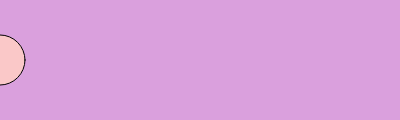
Frame 1 (no input)
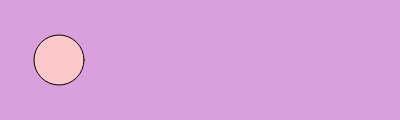
Frame 60 (no input)
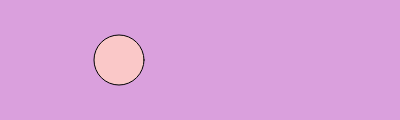
Frame 120 (the mouse pressed at the canvas centre since frame 60)

The p5.js sketch that drew these frames (run headless with seeded random() and noise() and a simulated clock; from frame 60 on, the mouse is pressed at the canvas centre):

// p5.js sketch
// ── sketch.js
let a_obj = {
  x: 0,
  y: 60,
  d: 50,
  r: 250,
  g: 200,
  b: 200
};

function setup() {
  createCanvas(400, 120);
  fill(250, 200, 200);
}

function draw() {
  background(218, 160, 221);
  
  fill(a_obj.r, a_obj.g, a_obj.b);
  ellipse(a_obj.x, a_obj.y, a_obj.d);

  a_obj.x = (a_obj.x + 1) % width;
}

// https://editor.p5js.org/jht1493/sketches/Eba5AyFPo
// 2.4 object literal

// JavaScript Objects
// Code! Programming with p5.js
// The Coding Train / Daniel Shiffman
// https://thecodingtrain.com/beginners/beginners/p5js/2.3-objects.html
// https://youtu.be/-e5h4IGKZRY
// https://editor.p5js.org/codingtrain/sketches/6J5VPMbW
